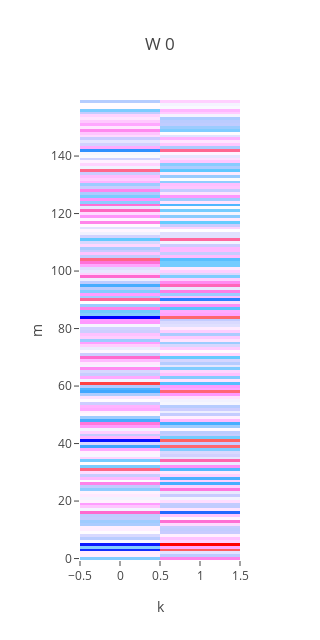
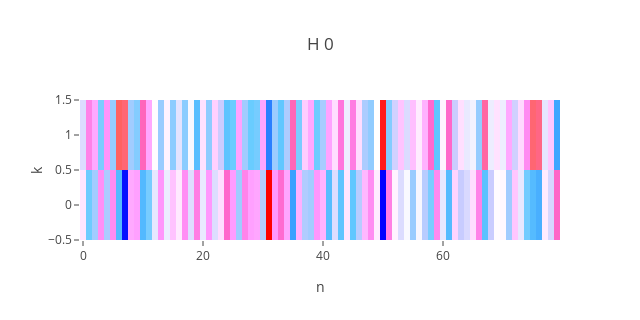
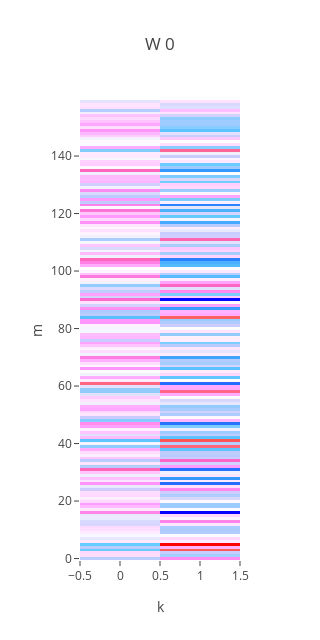
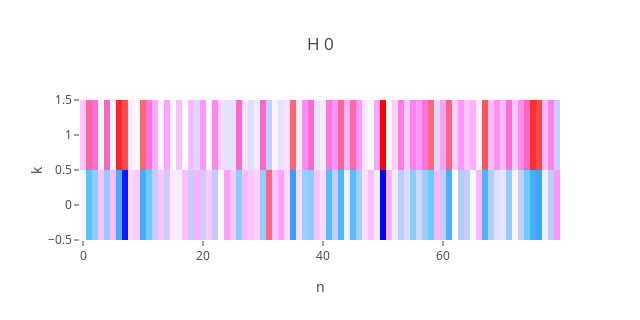

These figures' notebook cell, in order:
### Code cell
individual_R_norms = []

for V in Vs:

    W, H, R_norms = nmf_by_multiplicative_update(
        V, k, n_iteration=n_iteration, random_seed=random_seed
    )

    plot_Ws_and_Hs((W,), (H,))

    print("R norm (multiplicative_update): {:.2f}".format(R_norms[-1]))

    individual_R_norms.append(R_norms)

    W_by_sklean, H_by_sklean, R_by_sklean = nmf_by_sklearn(
        V, k, n_iteration=n_iteration, random_seed=random_seed
    )

    plot_Ws_and_Hs((W_by_sklean,), (H_by_sklean,))

    print("R norm (sklean): {:.2f}".format(R_by_sklean))

plot_R_norms(individual_R_norms, title="NMF Independently")

### Figure 1 — Plotly figure (JSON) as saved in the notebook; plotly's stock layout.template omitted (floating-point values rounded to 4 significant figures; data arrays with more than 128 entries replaced by an {"elided": "..."} marker saying what was removed)
{"data": [{"colorscale": "Picnic", "showscale": false, "type": "heatmap", "z": {"elided": "160x2 float values"}}], "layout": {"height": 640, "title": "W 0", "width": 320, "xaxis": {"title": "k"}, "yaxis": {"title": "m"}}}

### Figure 2 — Plotly figure (JSON) as saved in the notebook; plotly's stock layout.template omitted (floating-point values rounded to 4 significant figures; data arrays with more than 128 entries replaced by an {"elided": "..."} marker saying what was removed)
{"data": [{"colorscale": "Picnic", "showscale": false, "type": "heatmap", "z": {"elided": "2x80 float values"}}], "layout": {"height": 320, "title": "H 0", "width": 640, "xaxis": {"title": "n"}, "yaxis": {"title": "k"}}}

### Figure 3 — Plotly figure (JSON) as saved in the notebook; plotly's stock layout.template omitted (floating-point values rounded to 4 significant figures; data arrays with more than 128 entries replaced by an {"elided": "..."} marker saying what was removed)
{"data": [{"colorscale": "Picnic", "showscale": false, "type": "heatmap", "z": {"elided": "160x2 float values"}}], "layout": {"height": 640, "title": "W 0", "width": 320, "xaxis": {"title": "k"}, "yaxis": {"title": "m"}}}

### Figure 4 — Plotly figure (JSON) as saved in the notebook; plotly's stock layout.template omitted (floating-point values rounded to 4 significant figures; data arrays with more than 128 entries replaced by an {"elided": "..."} marker saying what was removed)
{"data": [{"colorscale": "Picnic", "showscale": false, "type": "heatmap", "z": {"elided": "2x80 float values"}}], "layout": {"height": 320, "title": "H 0", "width": 640, "xaxis": {"title": "n"}, "yaxis": {"title": "k"}}}
